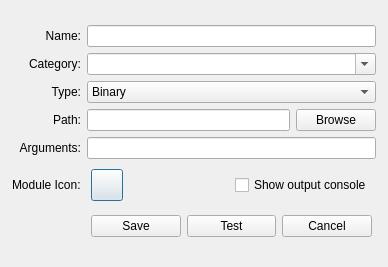
<?xml version="1.0" encoding="UTF-8"?>
<ui version="4.0">
 <class>UIRStatsLaunchConfigDialog</class>
 <widget class="QDialog" name="UIRStatsLaunchConfigDialog">
  <property name="geometry">
   <rect>
    <x>0</x>
    <y>0</y>
    <width>388</width>
    <height>267</height>
   </rect>
  </property>
  <property name="windowTitle">
   <string>UIRStatsLaunchConfigDialog</string>
  </property>
  <layout class="QVBoxLayout" name="verticalLayout">
   <property name="leftMargin">
    <number>4</number>
   </property>
   <property name="topMargin">
    <number>4</number>
   </property>
   <property name="rightMargin">
    <number>4</number>
   </property>
   <property name="bottomMargin">
    <number>4</number>
   </property>
   <item>
    <layout class="QHBoxLayout" name="horizontalLayout_4">
     <property name="leftMargin">
      <number>4</number>
     </property>
     <property name="topMargin">
      <number>4</number>
     </property>
     <property name="rightMargin">
      <number>4</number>
     </property>
     <property name="bottomMargin">
      <number>4</number>
     </property>
     <item>
      <layout class="QGridLayout" name="gridLayout">
       <property name="leftMargin">
        <number>4</number>
       </property>
       <property name="topMargin">
        <number>4</number>
       </property>
       <property name="rightMargin">
        <number>4</number>
       </property>
       <property name="bottomMargin">
        <number>4</number>
       </property>
       <item row="5" column="0">
        <widget class="QLabel" name="label_7">
         <property name="text">
          <string>Module Icon:</string>
         </property>
        </widget>
       </item>
       <item row="5" column="1">
        <layout class="QHBoxLayout" name="horizontalLayout_3">
         <property name="leftMargin">
          <number>4</number>
         </property>
         <property name="topMargin">
          <number>4</number>
         </property>
         <property name="rightMargin">
          <number>4</number>
         </property>
         <property name="bottomMargin">
          <number>4</number>
         </property>
         <item>
          <widget class="QPushButton" name="m_btnSetIcon">
           <property name="minimumSize">
            <size>
             <width>32</width>
             <height>32</height>
            </size>
           </property>
           <property name="maximumSize">
            <size>
             <width>32</width>
             <height>32</height>
            </size>
           </property>
           <property name="text">
            <string/>
           </property>
           <property name="iconSize">
            <size>
             <width>24</width>
             <height>24</height>
            </size>
           </property>
          </widget>
         </item>
         <item>
          <spacer name="horizontalSpacer">
           <property name="orientation">
            <enum>Qt::Horizontal</enum>
           </property>
           <property name="sizeHint" stdset="0">
            <size>
             <width>40</width>
             <height>20</height>
            </size>
           </property>
          </spacer>
         </item>
         <item>
          <widget class="QCheckBox" name="m_chkShowConsole">
           <property name="text">
            <string>Show output console</string>
           </property>
          </widget>
         </item>
        </layout>
       </item>
       <item row="6" column="1">
        <layout class="QHBoxLayout" name="horizontalLayout_2">
         <property name="leftMargin">
          <number>4</number>
         </property>
         <property name="topMargin">
          <number>4</number>
         </property>
         <property name="rightMargin">
          <number>4</number>
         </property>
         <property name="bottomMargin">
          <number>4</number>
         </property>
         <item>
          <widget class="QPushButton" name="m_btnSave">
           <property name="text">
            <string>Save</string>
           </property>
          </widget>
         </item>
         <item>
          <widget class="QPushButton" name="m_btnLaunch">
           <property name="text">
            <string>Test</string>
           </property>
          </widget>
         </item>
         <item>
          <widget class="QPushButton" name="m_btnCancel">
           <property name="text">
            <string>Cancel</string>
           </property>
          </widget>
         </item>
        </layout>
       </item>
       <item row="4" column="1">
        <widget class="QLineEdit" name="m_txtArgs"/>
       </item>
       <item row="0" column="1">
        <widget class="QLineEdit" name="m_txtName"/>
       </item>
       <item row="2" column="1">
        <widget class="QComboBox" name="m_cmbTypes">
         <item>
          <property name="text">
           <string>Binary</string>
          </property>
         </item>
         <item>
          <property name="text">
           <string>Python Script</string>
          </property>
         </item>
         <item>
          <property name="text">
           <string>R Script</string>
          </property>
         </item>
        </widget>
       </item>
       <item row="0" column="0">
        <widget class="QLabel" name="label">
         <property name="text">
          <string>Name:</string>
         </property>
         <property name="alignment">
          <set>Qt::AlignRight|Qt::AlignTrailing|Qt::AlignVCenter</set>
         </property>
        </widget>
       </item>
       <item row="1" column="1">
        <widget class="QComboBox" name="m_cmbCategories">
         <property name="editable">
          <bool>true</bool>
         </property>
        </widget>
       </item>
       <item row="4" column="0">
        <widget class="QLabel" name="label_6">
         <property name="text">
          <string>Arguments:</string>
         </property>
         <property name="alignment">
          <set>Qt::AlignRight|Qt::AlignTrailing|Qt::AlignVCenter</set>
         </property>
        </widget>
       </item>
       <item row="3" column="0">
        <widget class="QLabel" name="m_lblPath">
         <property name="text">
          <string>Path:</string>
         </property>
         <property name="alignment">
          <set>Qt::AlignRight|Qt::AlignTrailing|Qt::AlignVCenter</set>
         </property>
        </widget>
       </item>
       <item row="3" column="1">
        <layout class="QHBoxLayout" name="horizontalLayout">
         <item>
          <widget class="QLineEdit" name="m_txtLocation"/>
         </item>
         <item>
          <widget class="QPushButton" name="m_btnBrowseLocation">
           <property name="text">
            <string>Browse</string>
           </property>
          </widget>
         </item>
        </layout>
       </item>
       <item row="1" column="0">
        <widget class="QLabel" name="label_5">
         <property name="text">
          <string>Category:</string>
         </property>
         <property name="alignment">
          <set>Qt::AlignRight|Qt::AlignTrailing|Qt::AlignVCenter</set>
         </property>
        </widget>
       </item>
       <item row="2" column="0">
        <widget class="QLabel" name="label_2">
         <property name="text">
          <string>Type:</string>
         </property>
         <property name="alignment">
          <set>Qt::AlignRight|Qt::AlignTrailing|Qt::AlignVCenter</set>
         </property>
        </widget>
       </item>
      </layout>
     </item>
    </layout>
   </item>
  </layout>
 </widget>
 <tabstops>
  <tabstop>m_txtName</tabstop>
  <tabstop>m_txtLocation</tabstop>
  <tabstop>m_cmbCategories</tabstop>
  <tabstop>m_cmbTypes</tabstop>
  <tabstop>m_btnBrowseLocation</tabstop>
  <tabstop>m_txtArgs</tabstop>
  <tabstop>m_btnSetIcon</tabstop>
  <tabstop>m_chkShowConsole</tabstop>
  <tabstop>m_btnSave</tabstop>
  <tabstop>m_btnLaunch</tabstop>
  <tabstop>m_btnCancel</tabstop>
 </tabstops>
 <resources/>
 <connections/>
</ui>
